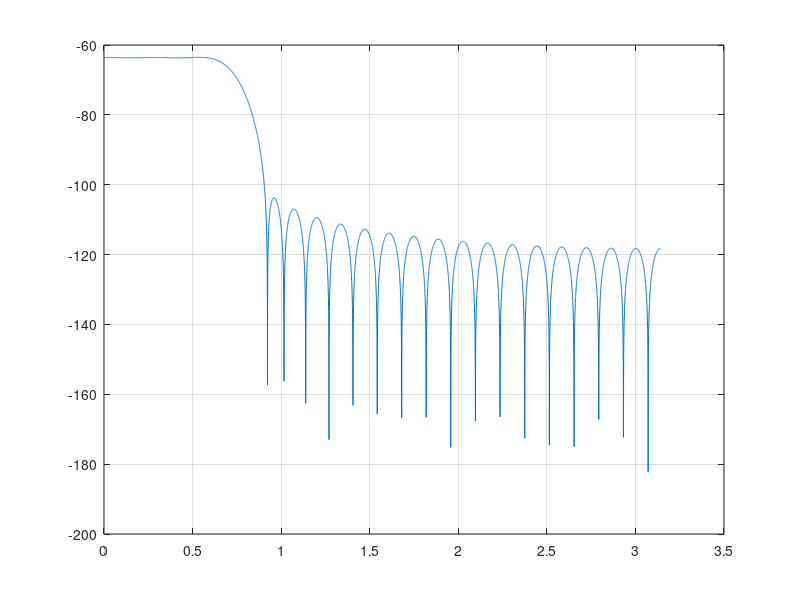
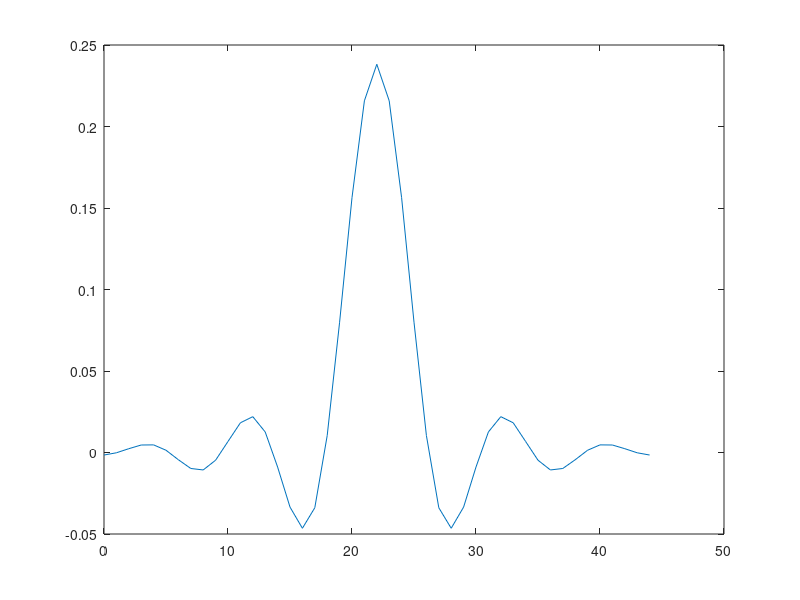

Write the MATLAB code that produced these figures, in order.
clc;clear all;close all;
Fs=10000;
fn=Fs/2;
delp=10^(0.01/20)-1;
dels=10^(-40/20);
del=min([delp,dels]);
tw=500;
twn=tw/Fs;
A=40;
N=ceil((A-7.95)/(14.36*twn));
if(rem(N,2)==0)
    N=N+1;
end
if(A<=21)
    beta=0;
elseif(A>21 && A<50)
    beta=0.5842*(A-21)^0.4+0.07886*(A-21);
else
    beta=0.1102*(A-8.7);
end
fc=1200/fn;
hn=fir1(N-1,fc,kaiser(N,beta));
[H,f]=freqz(hn,1512,Fs);
mag=20*log10(abs(H));
plot(f,mag);
grid on;
n=0:N-1;
figure;
plot(n,hn);

